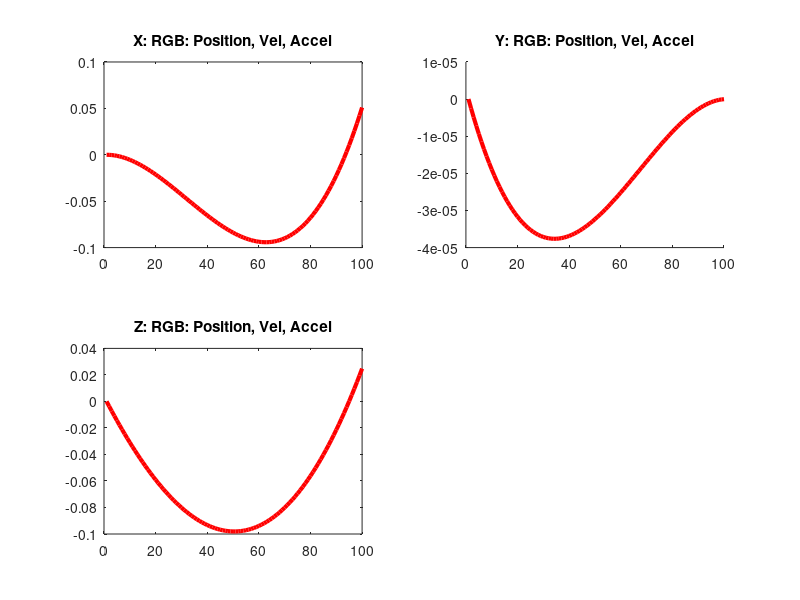

This chart was generated by the following MATLAB code:
x = load ("x.mat");
y = load ("xd.mat");
z = load ("xdd.mat");

set(gca, "linewidth", 4, "fontsize", 12)

subplot(2,2,1)
plot(x(:,1), 'r', "linewidth", 3);
hold on;
#plot(y(:,1), 'g', "linewidth", 3);
#plot(z(:,1), 'b', "linewidth", 3);
title("X: RGB: Position, Vel, Accel");

subplot(2,2,2)
hold on;
plot(x(:,2), 'r', "linewidth", 3);
#plot(y(:,2), 'g', "linewidth", 3);
#plot(z(:,2), 'b', "linewidth", 3);
title("Y: RGB: Position, Vel, Accel");

subplot(2,2,3)
plot(x(:,3), 'r', "linewidth", 3);
hold on;
#plot(y(:,3), 'g', "linewidth", 3);
#plot(z(:,3), 'b', "linewidth", 3);
title("Z: RGB: Position, Vel, Accel");